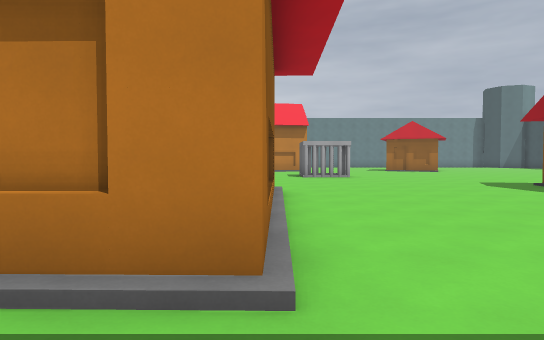
[1] (above)

23 first-person views from a walk through a Godot game level. The camera is 1.4 m above the floor, tilts 2° down and sees 75° across. The floor is counted in squares, 2 m on a side. Each view is taken from the middle of a square. On the plan, view 1 faces up. The plan holds only what a view shows up to about 11 squares ahead; the rest is blank. The place goes on beyond the plan. Characters and animated objects are not drawn. Surface patterns are stand-ins for the level's own textures.

[2]
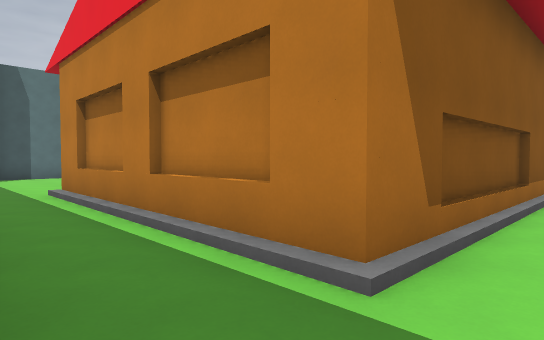

[3]
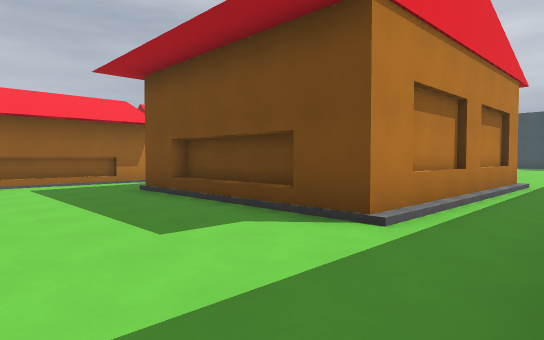

[4]
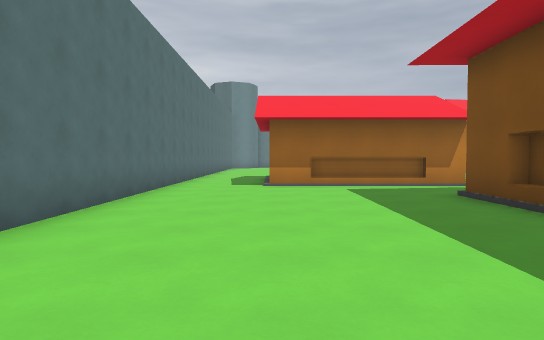

[5]
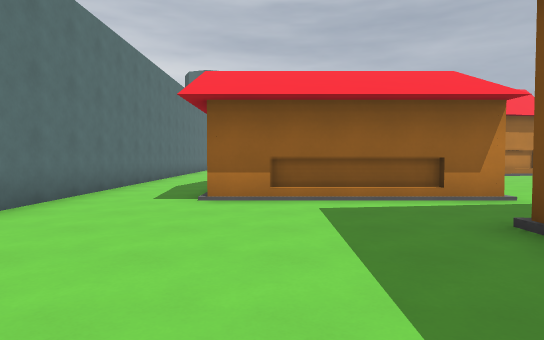

[6]
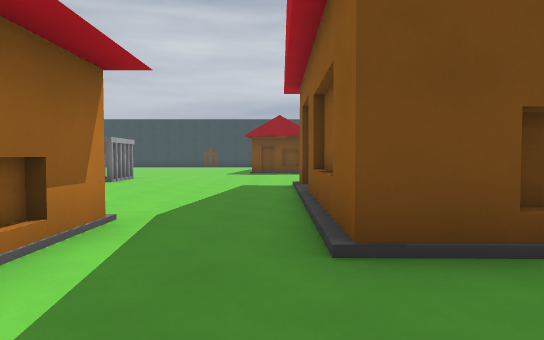

[7]
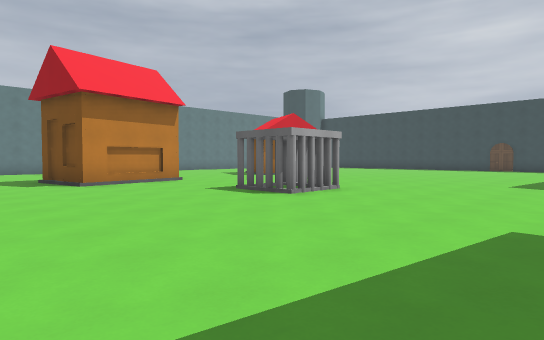

[8]
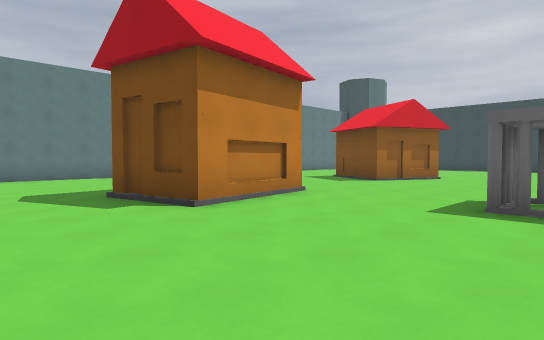

[9]
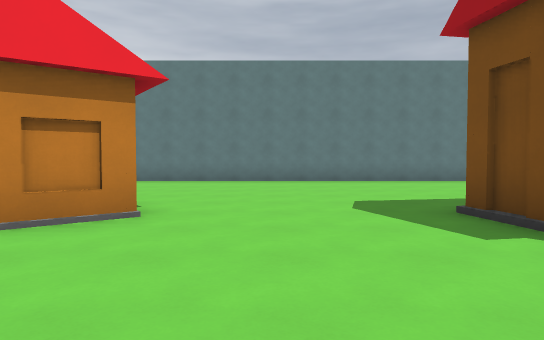

[10]
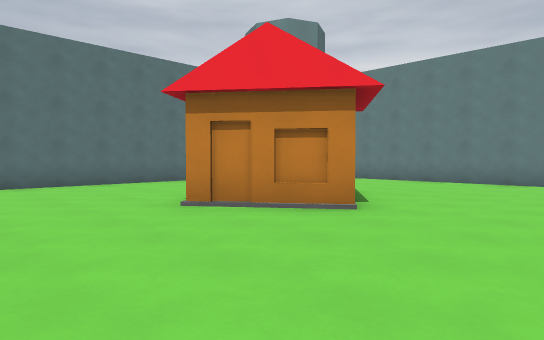

[11]
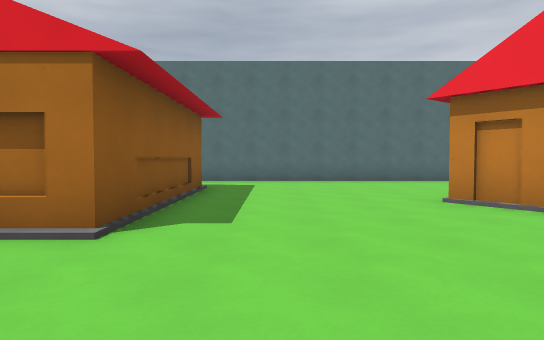

[12]
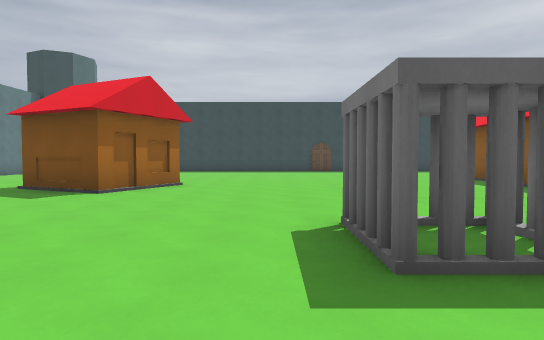

[13]
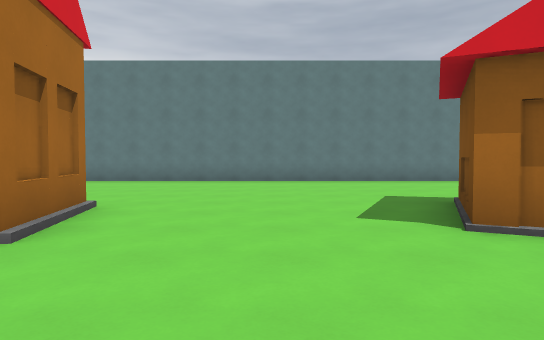

[14]
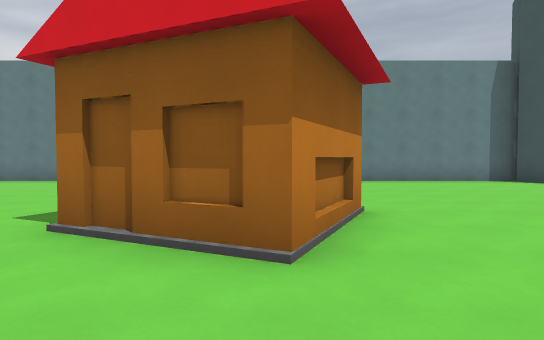

[15]
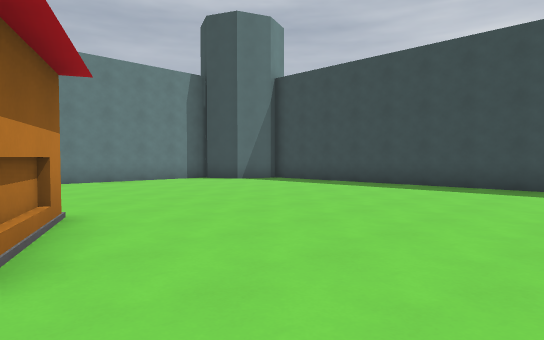

[16]
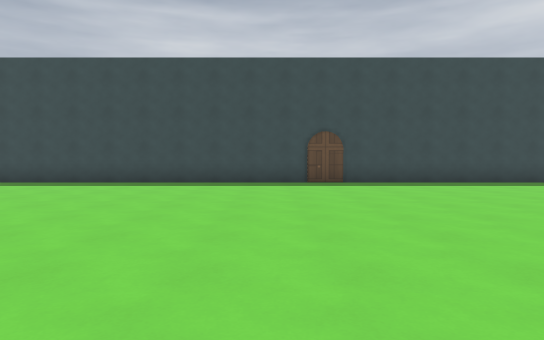

[17]
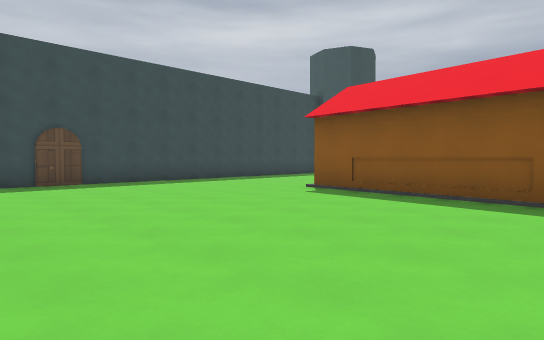

[18]
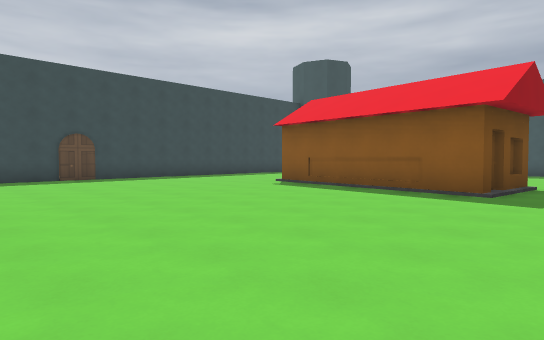

[19]
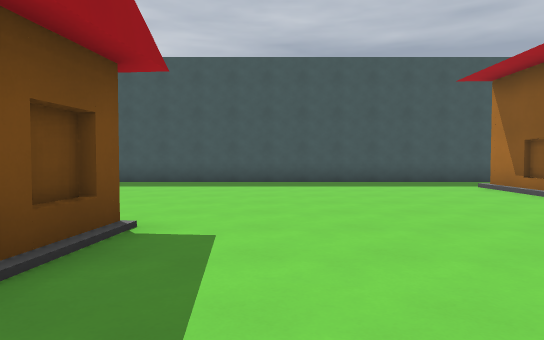

[20]
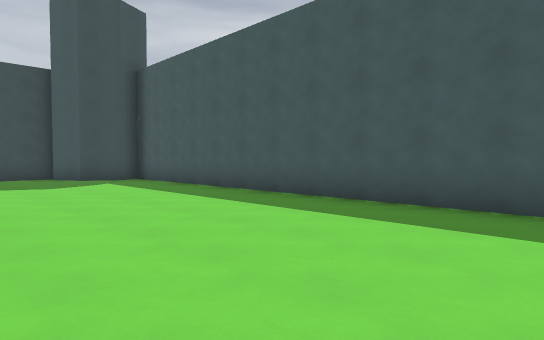

[21]
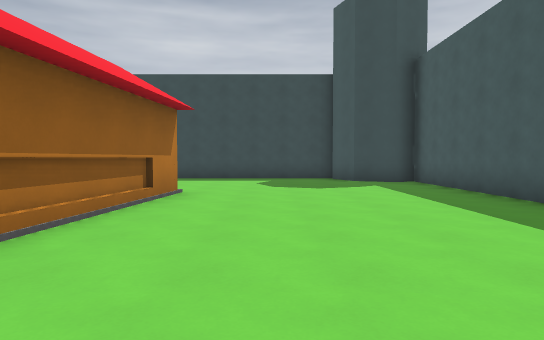

[22]
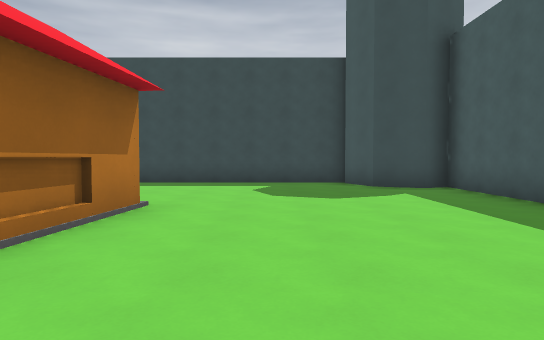

[23]
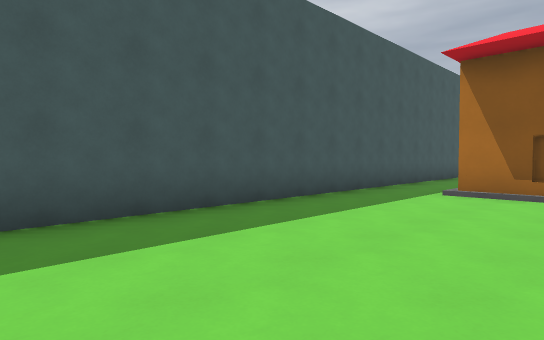

### Floor plan
Key: @ floor where view 1 was taken; # wall or solid block; . floor; / step, stairs or slope; H house; C cage; G gate.
Columns run from 13 left of view 1 to 17 right of it. Each row starts with its distance up from view 1.
 26      #########################
 25      ........................#
 24      ........................
 23      .........................
 22       ........................#
 21 #     H...... ................#
 20 #..   H...... H.....HH........#
 19 #.... HH....HHH....HHHH.......#
 18 #....H......HHH.....HH........#
 17 #.............................#
 16 #.............................#
 15 #.............................#
 14 #.............CC..............#
 13 #..HHHHH/.....CC..............#
 12 #..HHHHH .....................G
 11 #..HHHHH .....................#
 10 #..HHHHH/.....................#
  9 #...................H.........#
  8 #...................HHHHHH....#
  7 #......HHHHHHH......HHHHHH....#
  6 #......H     H.........HHH....#
  5 #......H     H................#
  4 #......H     H................#
  3 #......H   HHH................#
  2 #......HHHHHHH................#
  1    ..........................##
  0    ..........@..............##
 -1          ####################

Positions as (right, up) in squares from view 1, and headings:
1: (0, 0), facing up
2: (1, 0), facing up-left
3: (-10, 0), facing up-right
4: (-10, 1), facing up
5: (-9, 4), facing up
6: (-9, 8), facing right
7: (-4, 8), facing up-right
8: (-4, 13), facing up-right
9: (-4, 15), facing up
10: (-3, 15), facing up-left
11: (-2, 15), facing left
12: (-1, 15), facing right
13: (4, 15), facing up
14: (8, 15), facing up
15: (8, 15), facing up-right
16: (7, 14), facing right
17: (7, 15), facing down-right
18: (5, 16), facing down-right
19: (5, 10), facing down
20: (4, 5), facing down-right
21: (5, 4), facing right
22: (7, 4), facing right
23: (7, 4), facing down-left
